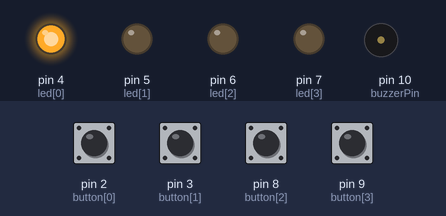
Recording of a sketch running on a simulated Arduino Uno, built with avr-gcc and run on an emulated ATmega328P. On the bench: output pins drawn as LEDs (lit = HIGH), buzzer (waves = sounding). Inputs (shaded band) come from the test bench; at power-on: pin 2 (button[0]), pin 3 (button[1]), pin 8 (button[2]), pin 9 (button[3]) HIGH.

Above: at 1.2 s.
1.3 s: pin 2 (button[0]) pulled LOW for 0.15 s
At 1.45 s:
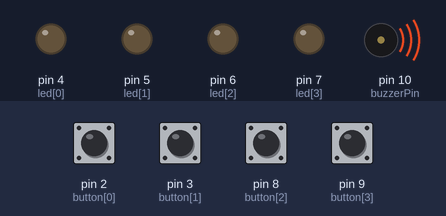
3.1 s: pin 3 (button[1]) pulled LOW for 1 s
At 3.5 s:
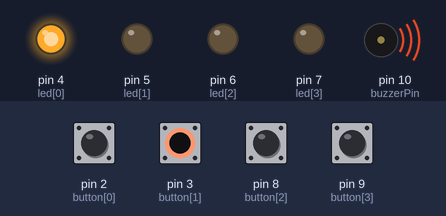
6.1 s: pin 2 (button[0]) pulled LOW for 1 s
At 8.6 s:
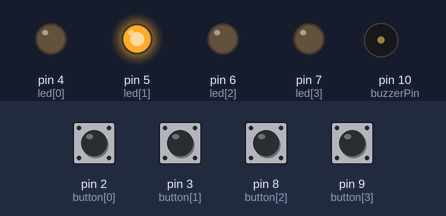
Timing chart, 0 to 10.1 s (numbered marks = the images above; inputs shaded):
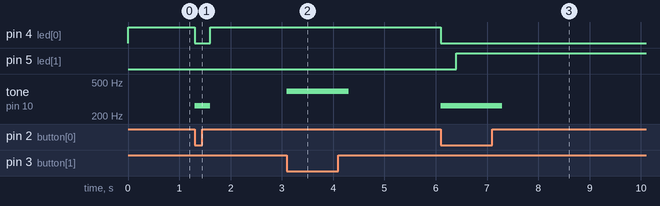

Measured:
- after the input at 1.3 s, pin 4 (led[0]): HIGH → LOW at once, → HIGH 0.30 s later; tone on pin 10 (buzzerPin): silent → 262 Hz at once, → silent 0.30 s later
- after the input at 3.1 s, tone on pin 10 (buzzerPin): silent → 392 Hz at once, → silent 1.2 s later
- after the input at 6.1 s, pin 4 (led[0]): HIGH → LOW at once; pin 5 (led[1]): LOW → HIGH after 0.30 s; tone on pin 10 (buzzerPin): silent → 262 Hz at once, → silent 1.2 s later

The sketch:

mini-piano.ino
```cpp
/*
  SparkFun Inventor’s Kit
  Circuit 2C-Simon Says

  The Simon Says game flashes a pattern using LED lights, then the player must repeat the pattern.

  This sketch was written by SparkFun Electronics, with lots of help from the Arduino community.
  This code is completely free for any use.

  View circuit diagram and instructions at: https://learn.sparkfun.com/tutorials/sparkfun-inventors-kit-experiment-guide---v40
  Download drawings and code at: https://github.com/sparkfun/SIK-Guide-Code
*/

//set the pins where the buttons, LEDs and buzzer connect
int button[] = {2, 3, 8, 9};  //red is button[0], yellow is button[1], green is button[2], blue is button[3]
int led[] = {4, 5, 6, 7};     //red is led[0], yellow is led[1], green is led[2], blue is led[3]
int tones[] = {262, 392, 440, 349};   //tones to play with each button (c, g, a, f)
int order[] = {0, 0, 1, 1, 0, 2, 3, 2, 3};
        //number of rounds the player has to play before they win the game (the array can only hold up to 16 rounds)
int maxNotes = 9; // number of notes in song
int buzzerPin = 10;           //pin that the buzzer is connected to
int count = 0;
int pressedButton = 4;
int ledOn = 4;//a variable to remember which button is being pressed. 4 is the value if no button is being pressed.


void setup() {

  //set all of the button pins to input_pullup (use the built-in pull-up resistors)
  pinMode(button[0], INPUT_PULLUP);
  pinMode(button[1], INPUT_PULLUP);
   pinMode(button[2], INPUT_PULLUP);
  pinMode(button[3], INPUT_PULLUP);


  //set all of the LED pins to output
  pinMode(led[0], OUTPUT);
  pinMode(led[1], OUTPUT);
   pinMode(led[2], OUTPUT);
  pinMode(led[3], OUTPUT);


  pinMode(buzzerPin, OUTPUT);   //set the buzzer pin to output
}

void loop() {
  allLEDoff();
  flashLED(order[count]);
  ledOn = ledCheck();

  while (digitalRead(led[order[count]]) == HIGH)
  {
  pressedButton = buttonCheck();

  if(pressedButton == ledOn)
  {

    allLEDoff();
  }
   makeSound(pressedButton);
  }

count ++;
if(count > maxNotes)
{
  count = 0;
}
}

//----------FUNCTIONS------------

//FLASH LED
void flashLED (int ledNumber) {
  digitalWrite(led[ledNumber], HIGH);
}
//SOUND

void makeSound (int ledNumber){
  if(ledNumber != 4)
  {
  tone(buzzerPin,tones[ledNumber], 300);
   delay(300);
  }
}

//TURN ALL LEDS OFF
void allLEDoff () {
  //turn all the LEDs off
  digitalWrite(led[0], LOW);
  digitalWrite(led[1], LOW);
  digitalWrite(led[2], LOW);
  digitalWrite(led[3], LOW);
  //turn the buzzer off
  noTone(buzzerPin);
}

//CHECK WHICH BUTTON IS PRESSED
int buttonCheck() {
  //check if any buttons are being pressed
  if (digitalRead(button[0]) == LOW) {
    return 0;
  } else if (digitalRead(button[1]) == LOW) {
    return 1;
  } else if (digitalRead(button[2]) == LOW) {
    return 2;
  } else if (digitalRead(button[3]) == LOW) {
    return 3;
  } else {
    return 4; //this will be the value for no button being pressed
  }
}
int ledCheck() {
  //check if any buttons are being pressed
  if (digitalRead(led[0]) == HIGH) {
    return 0;
  } else if (digitalRead(led[1]) == HIGH) {
    return 1;
  } else if (digitalRead(led[2]) == HIGH) {
    return 2;
  } else if (digitalRead(led[3]) == HIGH) {
    return 3;
  } else {
    return 4; //this will be the value for no button being pressed
  }
}
```
